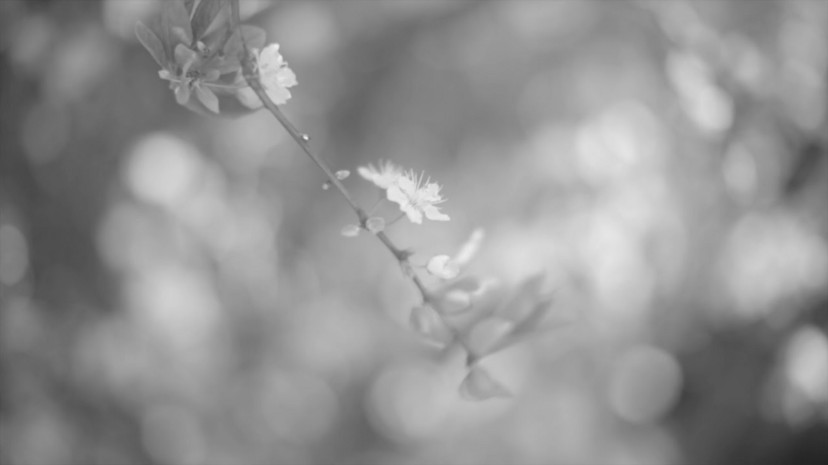
%> input picture Matlab extras/image1.jpeg, 828 x 465 px
$ octave histogram.m   (GNU Octave 9; MATLAB toolbox functions it lacks are replaced by stand-ins)
%> lines starting %> are read from the running program, lines starting %| are printed output that depends on the picture
img1 = imread('image1.jpeg');
%> img1 is the input picture: size 465x828x3 uint8; min 34, max 239, mean 146.1
subplot(2,2,1);
imshow(img1)

subplot(2,2,2);
imhist(img1)

img2 = imread('image2.jpeg');
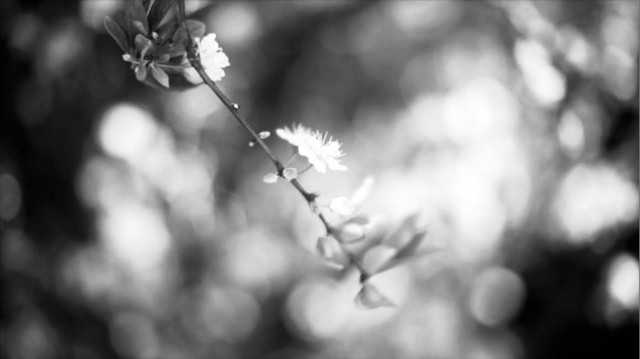
%> input picture Matlab extras/image2.jpeg, 640 x 359 px
%> img2 is the input picture: size 359x640x3 uint8; min 0, max 255, mean 127.5
subplot(2,2,3);
imshow(img2)

subplot(2,2,4);
imhist(img2)
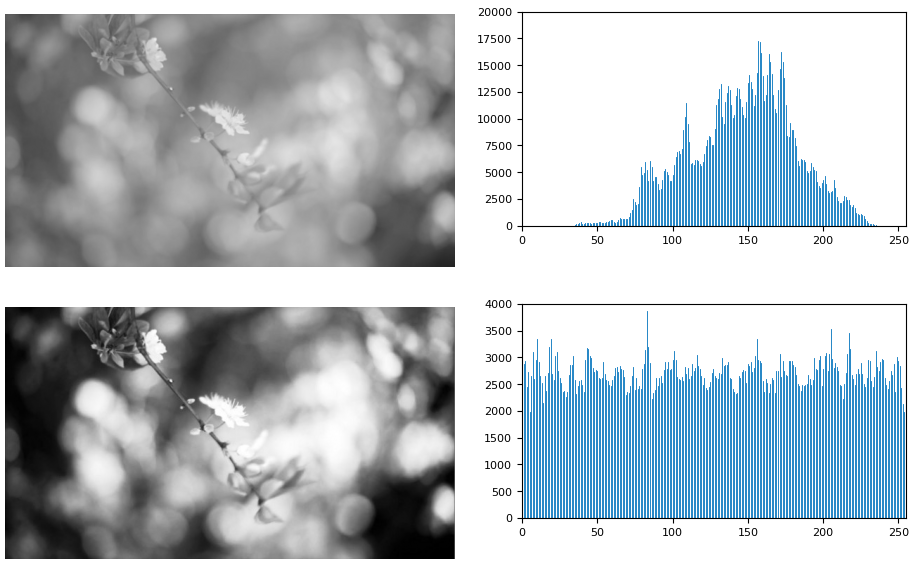
%> figure redrawn from the program's plot data, 4 panels
